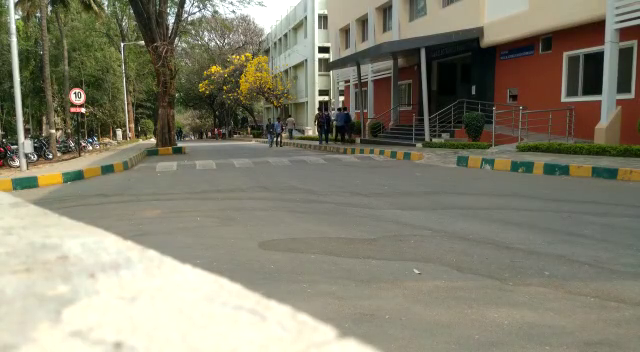
#> input picture frame 57 of 20sec.mp4, 640 x 352 px, given in place of TestVid3.mp4, which was not available
$ jupyter execute --allow-errors Tubes.ipynb
#> lines starting #> are read from the running program, lines starting #| are printed output that depends on the picture; after the words box and inside, x2 and y2 are one past the last pixel; in counts of white or black regions, pixels touching at a corner belong together; pictures that were not available may be replaced by others from this repository, and a replacement may not be noted
[cell 1]
import numpy as np
import cv2

# open input video
cap = cv2.VideoCapture('TestVid3.mp4')

# Default resolutions of the frame are obtained.The default resolutions are system dependent.
# We convert the resolutions from float to integer.
frame_width = int(cap.get(3))
frame_height = int(cap.get(4))

# create video writer object to create output video
out = cv2.VideoWriter('fgmask.avi',cv2.VideoWriter_fourcc('M','J','P','G'), 15, (frame_width,frame_height))

# create background subtractor
fgbg = cv2.createBackgroundSubtractorMOG2(detectShadows=True, history=100)

# kernel for morphological operations
kernel1 = np.ones((3,3),np.uint8)
kernel2 = np.ones((9,9),np.uint8)

threshold = frame_width * frame_height / 200
print(threshold)

while(1):
    # read the frame
    ret, frame = cap.read()
#> frame is the input picture: shape (352, 640, 3); mean B, G, R 110.9, 129.5, 132.7

    if ret is True:

        # apply the mask to the blurred frame
        fgmask = fgbg.apply(frame)
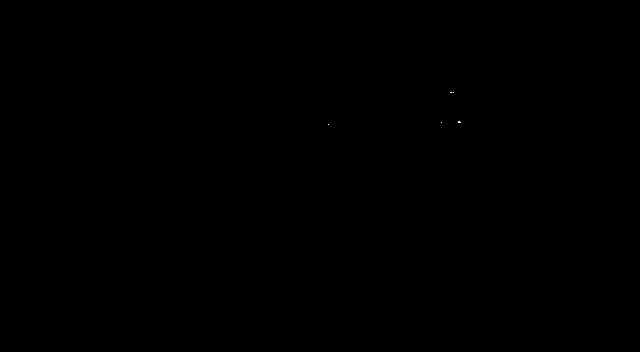
#> fgmask: shape (352, 640); values 127 (black) and 255 (white), 0% white in thin lines or dots, all inside (x1, y1, x2, y2) = (328, 92, 461, 125)

        # remove shadow
        fgmask[fgmask != 255] = 0

        cv2.imshow("fg", fgmask)

        # apply blur to remove noise
#         blur = cv2.GaussianBlur(fgmask, (5,5), 0)

#         cv2.imshow("blur", blur)

        # remove small noise
        img = cv2.morphologyEx(fgmask, cv2.MORPH_OPEN, kernel1)
#> img: shape (352, 640); every value is 0
        img = cv2.morphologyEx(img, cv2.MORPH_OPEN, kernel1)


        img = cv2.dilate(img,kernel2,iterations = 1)

        ########### COOOL


        count, img = cv2.connectedComponents(img, connectivity=8)
#> img: shape (352, 640) int32; every value is 0
#> count = 1

        unique, count = np.unique(img, return_counts=True)
#> unique = [0]; count = [225280]
        for i in range(0, len(count)):
            if count[i] < threshold:
                img[img == unique[i]] = 0
#> this loop made 1 pass

        img[img != 0] = 255

        img = img.astype(np.uint8)

        ############## END COOOL

        cv2.imshow("coool", img)

        colorImg = cv2.cvtColor(img, cv2.COLOR_GRAY2BGR)
#> colorImg: shape (352, 640, 3); every value is 0
        out.write(colorImg)

        k = cv2.waitKey(3) & 0xff
#> (key Esc is pressed here)
        if k == 27:
            break
    else:
        break

cap.release()
out.release()

cv2.destroyAllWindows()

[cell 2]
import numpy as np
import cv2

cap = cv2.VideoCapture('fgmask.avi')

# Check if camera opened successfully
if (cap.isOpened()== False):
    print("Error opening video stream or file")

# Default resolutions of the frame are obtained.The default resolutions are system dependent.
# We convert the resolutions from float to integer.
frame_width = int(cap.get(3))
frame_height = int(cap.get(4))

out = cv2.VideoWriter('debug.avi',cv2.VideoWriter_fourcc('M','J','P','G'), 15, (frame_width,frame_height))

# stores all labelled frames with tube labels
volume = []
labelList = []
# number of labels in volume (aka number of tubes)
tubeLabel = 0

# count of OpenCV labels in previous frame
oldCount = 1

imgPrev = np.zeros((frame_width, frame_height),dtype=np.uint8)
imgCurr = np.zeros((frame_width, frame_height),dtype=np.uint8)

while(cap.isOpened()):

    # read the frame
    ret, frame = cap.read()


    # frame is read properly
    if ret is True:

        # fix JPEG compression issues
        frame[frame>50] = 255
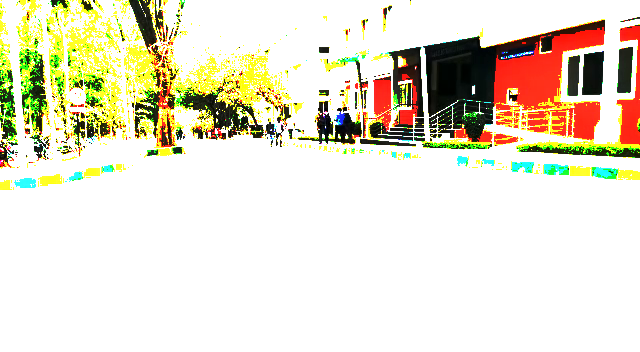
#> frame: shape (352, 640, 3); mean B, G, R 205.4, 225.1, 230.8
        frame[frame!=255] = 0
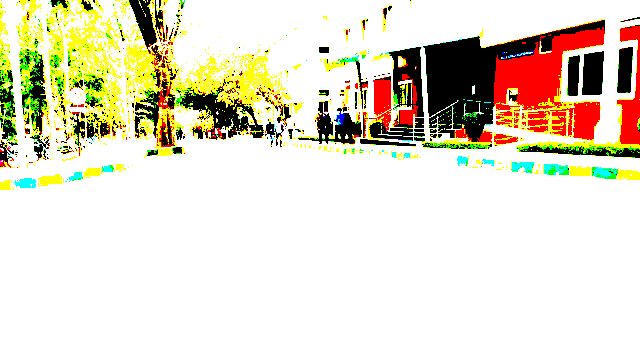
#> frame: shape (352, 640, 3); mean B, G, R 199.8, 220.8, 227.8

        # Find connected components in the current image
        count, labels = cv2.connectedComponents(cv2.cvtColor(frame, cv2.COLOR_BGR2GRAY), connectivity=8)
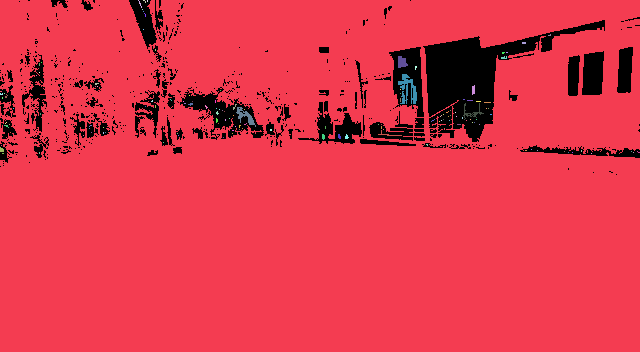
#> labels: shape (352, 640) int32; 140 distinct labels, from 0 to 139; one colour per label, 0 black
#> count = 140

        if count > 1:

            labels = labels.astype(np.uint8)

            label_hue = np.uint8(179*labels/np.max(labels))
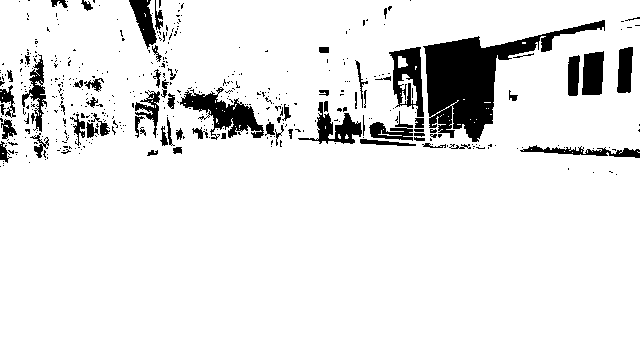
#> label_hue: shape (352, 640); values 0 (black) and 1 (white), 90.8% white; 461 black regions (391 under 20 px), largest, box (x1, y1, x2, y2) and area: (423, 20, 605, 142) 6963, (180, 87, 264, 140) 1751, (389, 47, 424, 117) 1260
            blank_ch = 255*np.ones_like(label_hue)
            labeled_img = cv2.merge([label_hue, blank_ch, blank_ch])
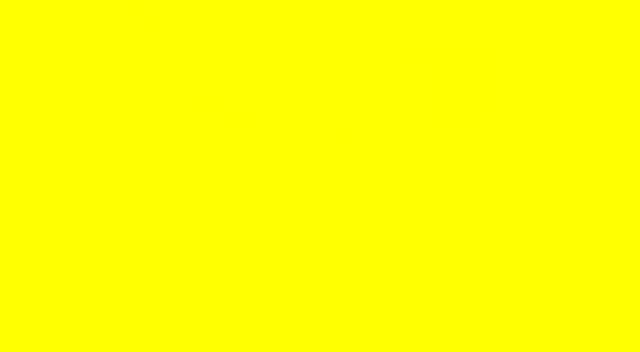
#> labeled_img: shape (352, 640, 3); mean of channels 0, 1, 2 0.9, 255, 255; drawn as B, G, R
            labeled_img = cv2.cvtColor(labeled_img, cv2.COLOR_HSV2BGR)
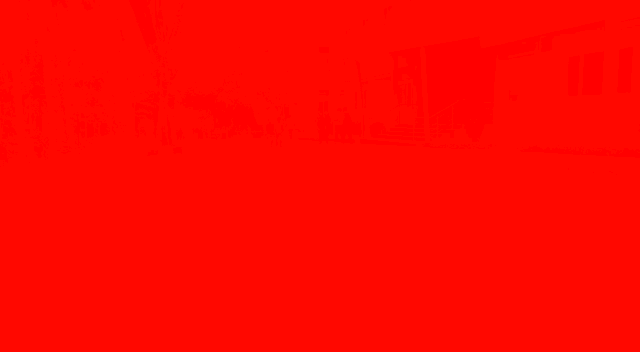
#> labeled_img: shape (352, 640, 3); mean B, G, R 0, 7.3, 255
            labeled_img[label_hue==0] = 0
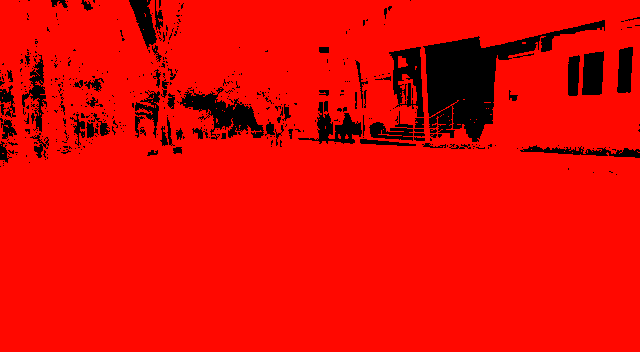
#> labeled_img: shape (352, 640, 3); 9.18% of pixels changed, all inside (x1, y1, x2, y2) = (0, 0, 640, 175)

            cv2.imshow('label', labeled_img)
            out.write(labeled_img)

        # We need to match the components from current frame to component in previous frame
        tempLabels = labels.copy()
        tempList = []
        # iterate through components in current frame
        for i in range(1, count):

            # initially, no match is found wrt previous frame
            match = 0

            # iterate through components in previous frame
            for j in range(1, oldCount):

                imgCurr = labels.copy()
                imgCurr[imgCurr!=i] = 0
                imgCurr[imgCurr==i] = 255

#                 cv2.imshow("curr", imgCurr)

                imgPrev = volume[-1].copy()
                imgPrev[imgPrev!=labelList[-1][j-1]] = 0
                imgPrev[imgPrev==labelList[-1][j-1]] = 255

#                 cv2.imshow("prev", imgPrev)

                # multiply masks to find intersections of components
                prod = imgPrev/255 * imgCurr/255

                # product is black if there is no intersection
                # sum all the pixels
                total = np.sum(prod)
                if total/(np.sum(imgPrev/255)) > 0.5:
                    match = labelList[-1][j-1]
                    break

            # match found for the selected component
            if match is not 0:
                # renaming selected component with matched component label
                tempLabels[labels==i] = labelList[-1][j-1]
                tempList.append(labelList[-1][j-1])

#                 print("Match")
#                 print(tempList)
#                 print(np.unique(tempLabels, return_counts=True))
            else:
                # new component found
                print("found" + str(i))
                print("tubelabel" + str(tubeLabel))
#                 print(np.unique(tempLabels, return_counts=True))
                tubeLabel += 1
                tempLabels[labels==i] = tubeLabel
                print(np.unique(tempLabels, return_counts=True))
                tempList.append(tubeLabel)

                print(tempList)
#> this loop made 139 passes
#> (printed output is left out)
#> imgCurr: shape (640, 352); every value is 0
#> after the loop, tempList = 139 values from 1 to 139; tubeLabel = 139

        volume.append(tempLabels)
        labelList.append(tempList)
        oldCount = count
#> oldCount = 140

        k = cv2.waitKey(0) & 0xff
#> (key Esc is pressed here)
        if k == 27:
            break

    # frame is not read properly
    else:
        break


cap.release()
out.release()
cv2.destroyAllWindows()
print('done')

[cell 3]
print(np.shape(volume))

#> (a cell that did not finish here is left out)

#> (a cell that did not finish here is left out)

[cell 6]
import numpy as np
import cv2

def binary_mask(img, val, replacement_val):
    """
    Create a binary mask of the image

    Args:
        img: An image to be masked
        val: The value in the image to be masked
        replacement_val: The high value to be used in the binary mask

    Returns: Nothing. Masking is performed in-place.
    """

    img[img != val] = 0 # Pixels not equal to the required value are made 0
    img[img == val] = replacement_val # Pixels equal to the required value are set to replacement value
    return

def open_video(filename):
    """
    Open a video file using VideoCapture object

    Args:
        filename: The name of the file to be opened
            Pass 0 to open webcam, or -1 to search for cameras

    Raises:
        IOError: If the file or stream cannot be opened

    Returns: VideoCapture object, frame width, frame hight
    """

    cap = cv2.VideoCapture(filename) # Init VideoCapture object

    frame_width = frame_height = 0

    # Check if camera opened successfully
    if cap.isOpened() is False:
        raise IOError('Error opening video stream or file.')
    else:
        # Default resolutions of the frame are obtained.
        # We convert the resolutions from float to integer.
        frame_width = int(cap.get(3))
        frame_height = int(cap.get(4))

    return cap, frame_width, frame_height

def intersecting_regions(cur_img, cur_count, prev_img, prev_labels,
                            intersection_threshold = 0.2):

    """
    Find the number of intersecting regions between the any region in the
    current image and any regions in the previous image

    Args:
        cur_img: The labelled image of the current frame returned by OpenCV
            Connected Components

        cur_count: Number of components in cur_img

        prev_img: The labelled image of the previous frame returned by OpenCV
            Connected Components

        prev_labels: The tube labels present in the prev_img

        intersection_threshold: Fraction of intersection between regions in
        previous and current image

    Returns: A dict mapping intersecting regions in current frame to regions in
        the previous frame
            Example:
                {
                    2 : [2, 3],
                    3 : [4]
                }
    """


    # Create a copy of the images to prevent overwriting the parameters
    prev_img = prev_img.copy()
    cur_img = cur_img.copy()

    match_dict = {} # Dictionary to store the intersecting regions

    # Stores whether any current region intersect with multiple previous regions
    multiple_intersections = False

    for region_cur in range(1, cur_count):

        # Create a copy of the image for this iteration
        cur_img_copy = cur_img.copy()
        binary_mask(cur_img_copy, region_cur, 1)

        matches = [] # Clear matches list for each region in current image

        for region_prev in prev_labels:

            # Create a copy of the image for this iteration
            prev_img_copy = prev_img.copy()
            binary_mask(prev_img_copy, region_prev, 1)

            # Multiply masks to find the intersections of regions
            intersection = prev_img_copy * cur_img_copy

            # Number of intersecting pixels
            intersection_count = np.sum(intersection)

            # Number of pixels in previous region
            region_prev_count = np.sum(prev_img_copy)

            # Region is matched if intersection fraction greater than threshold
            if intersection_count/region_prev_count > intersection_threshold:
                matches.append(region_prev)

        if len(matches) > 1:
            multiple_intersections = True

        match_dict[region_cur] = matches

    return multiple_intersections, match_dict


try:
    cap, frame_width, frame_height = open_video('fgmask.avi')
except IOError as error:
    print(error)
    print('Check the filename or camera.')

volume = [np.zeros((frame_height, frame_width), dtype=np.uint8)] # 3D volume; A list for storing the labelled images
labels = [[1]] # A list storing the tube labels in each image in the volume
tube_num = 0 # Number of tubes found
prev_count = 1 # OpenCV returns at least 1 label (i.e. the background)

overwrite_dict = {}

out = cv2.VideoWriter('debug.avi', cv2.VideoWriter_fourcc('M', 'J', 'P', 'G'),
                        15, (frame_width,frame_height))

while(cap.isOpened()):
    ret, frame = cap.read() # Read the frame

    if ret is False: # Frame is read properly
        break

    # Fix JPEG compression issues
    frame[frame>50] = 255
    frame[frame!=255] = 0

    # Find connected components in the current image
    cur_count, cur_img = cv2.connectedComponents(cv2.cvtColor(frame, cv2.COLOR_BGR2GRAY), connectivity=8)
#> cur_count = 140

    ###############################################################
    # Debug output of connected components
    if cur_count > 1:

        cur_img = cur_img.astype(np.uint8)

        label_hue = np.uint8(179*cur_img/np.max(cur_img))
        blank_ch = 255*np.ones_like(label_hue)
#> blank_ch: shape (352, 640); every value is 255
        labeled_img = cv2.merge([label_hue, blank_ch, blank_ch])
        labeled_img = cv2.cvtColor(labeled_img, cv2.COLOR_HSV2BGR)
        labeled_img[label_hue==0] = 0

        cv2.imshow('label', labeled_img)
        out.write(labeled_img)
    ###############################################################

    ret, match_dict = intersecting_regions(cur_img, cur_count, volume[-1], labels[-1])
#> after the loop in intersecting_regions, `for region_cur in range(1, cur_count):`: match_dict = 139 items
#> ret = False; match_dict = 139 items

    cur_label = []

    cur_img_output = cur_img.copy()

    if ret is True:
        # Some current region is intersecting with multiple previous regions

        cur_img_copy = cur_img.copy()

        # Erode the image to try and separate the regions
        kernel = np.ones((5,5), np.uint8)
        cur_img_copy = cv2.erode(cur_img_copy, kernel, iterations = 1)

        cur_count_copy, cur_img_copy = cv2.connectedComponents(cur_img_copy, connectivity=8)

        # Find the number of intersections using eroded image
        ret, match_dict_copy = intersecting_regions(cur_img_copy, cur_count_copy, volume[-1], labels[-1])


        print("intersection " + str(ret) + str(match_dict_copy))

        if ret is False:
            print("erosion success")
            # The intersecting regions have been separated by erosion
            # Replace the image by the eroded image
            cur_img = cur_img_copy
            cur_count = cur_count_copy
            match_dict = match_dict_copy
        else:
            # The intersecting regions did not separate
            # Overwrite matching labels in the volume with current label

            tube_num += 1

            for region in match_dict:
                if len(match_dict[region]) > 1:

                    for index in match_dict[region]:
                        for frame in volume:
                            # Update labels of tubes in previous frame
#                             frame[frame == index] = tube_num
                            # Add an entry to the overwrite dict
                            overwrite_dict[index] = [tube_num]

                    # Update the dict
                    match_dict[region] = [tube_num]
#                     cur_img[cur_img == region] = tube_num
#                     cur_label.append(tube_num)


    # There are no intersection issues; Proceed normally
    for region in match_dict:
        if len(match_dict[region]) == 0:
            # New region found since there is no match to any previous region
            tube_num += 1
            cur_img_output[cur_img == region] = tube_num
            cur_label.append(tube_num)

        else:
            # Some previous region was found, relabel the region
            cur_img_output[cur_img == region] = match_dict[region][0]
            cur_label.append(match_dict[region][0])
#> after the loop, cur_label = 139 values from 1 to 139; tube_num = 139


    volume.append(cur_img_output)
#     print(cur_label)
    labels.append(cur_label) # Convert keys in the match_dict to a list of labels of current image
    prev_count = cur_count
#> prev_count = 140

    k = cv2.waitKey(1) & 0xff
#> (key Esc is pressed here)
    if k == 27:
        break

# Update previous frames
# print(overwrite_dict)
for index in overwrite_dict:
    for frame in volume:
        # Update labels of tubes in previous frame
        frame[frame == index] = tube_num

cap.release()
out.release()
cv2.destroyAllWindows()
print('done')

[cell 7]
tube_num
#> Out = 139

[cell 8]
uniq, __ = np.unique(volume, return_counts=True)
#> uniq = 140 values from 0 to 139
print(uniq)
print(__)

[cell 9]
for i in range(0, len(uniq)):

    out = cv2.VideoWriter('maskTube{0}.avi'.format(i),cv2.VideoWriter_fourcc('M','J','P','G'), 15, (frame_width,frame_height))

    for frame in volume:
        frameCopy = frame.copy()
        frameCopy[frameCopy==uniq[i]] = 255
        frameCopy[frameCopy!=255] = 0
        frameCopy = frameCopy.astype(np.uint8)
        out.write(cv2.cvtColor(frameCopy, cv2.COLOR_GRAY2BGR))

    out.release()
#> this loop made 140 passes
#> frameCopy: shape (352, 640); 0% white in thin lines or dots, all inside (x1, y1, x2, y2) = (633, 152, 634, 153)

$ run again, starting later in the video
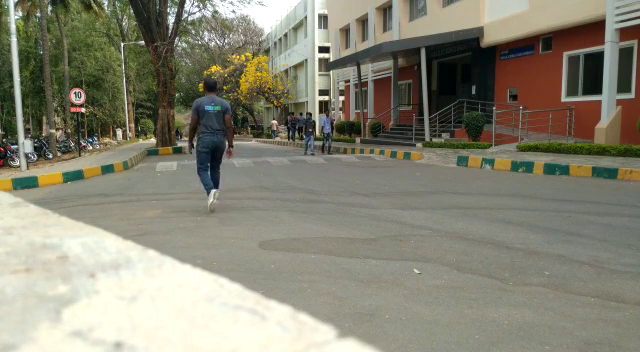
#> input picture frame 256 of 20sec.mp4, 640 x 352 px, given in place of TestVid3.mp4, which was not available
#> frame is the input picture: shape (352, 640, 3); mean B, G, R 116.2, 132.9, 135
#> img: shape (352, 640) int32; every value is 0
#> `count, img = cv2.connectedComponents(img, connectivity=8)`: count = 1
#> `unique, count = np.unique(img, return_counts=True)`: unique = [0]; count = [225280]
#> the loop `for i in range(0, len(count)):` made 1 pass
#> colorImg: shape (352, 640, 3); every value is 0
#> `count, labels = cv2.connectedComponents(cv2.cvtColor(frame, cv2.COLOR_..`:
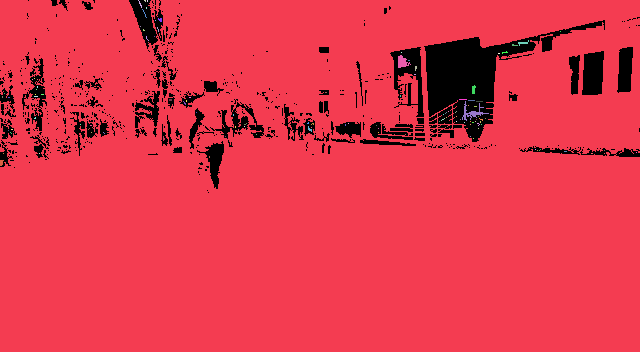
#> labels: shape (352, 640) int32; 112 distinct labels, from 0 to 111; one colour per label, 0 black
#> `count, labels = cv2.connectedComponents(cv2.cvtColor(frame, cv2.COLOR_..`: count = 112
#> `labeled_img[label_hue==0] = 0`:
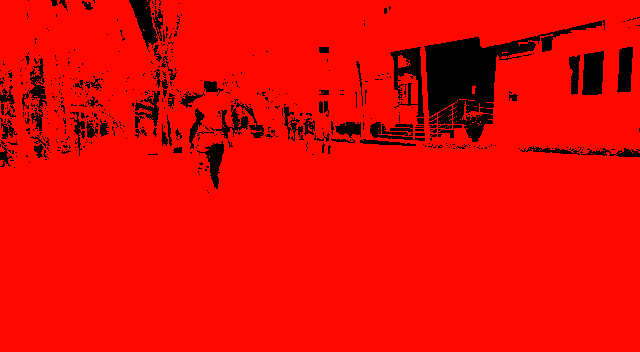
#> labeled_img: shape (352, 640, 3); mean B, G, R 0, 7.3, 234
#> the loop `for i in range(1, count):` made 111 passes
#> (printed output is left out)
#> after the loop `for i in range(1, count):`: tempList = 111 values from 1 to 111; tubeLabel = 111
#> oldCount = 112
#> blank_ch: shape (352, 640); every value is 255
#> after the loop in intersecting_regions, `for region_cur in range(1, cur_count):`: match_dict = 111 items
#> `ret, match_dict = intersecting_regions(cur_img, cur_count, volume[-1],..`: ret = False; match_dict = 111 items
#> the loop `for region in match_dict:` made 111 passes
#> after the loop `for region in match_dict:`: cur_label = 111 values from 1 to 111; tube_num = 111
#> prev_count = 112
#> Out = 111
#> uniq = 112 values from 0 to 111
#> the loop `for i in range(0, len(uniq)): ` made 112 passes
